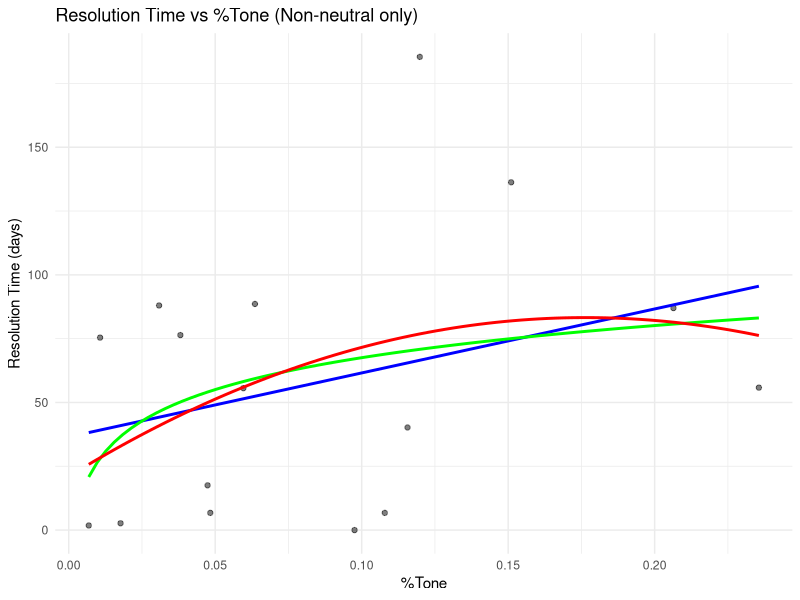
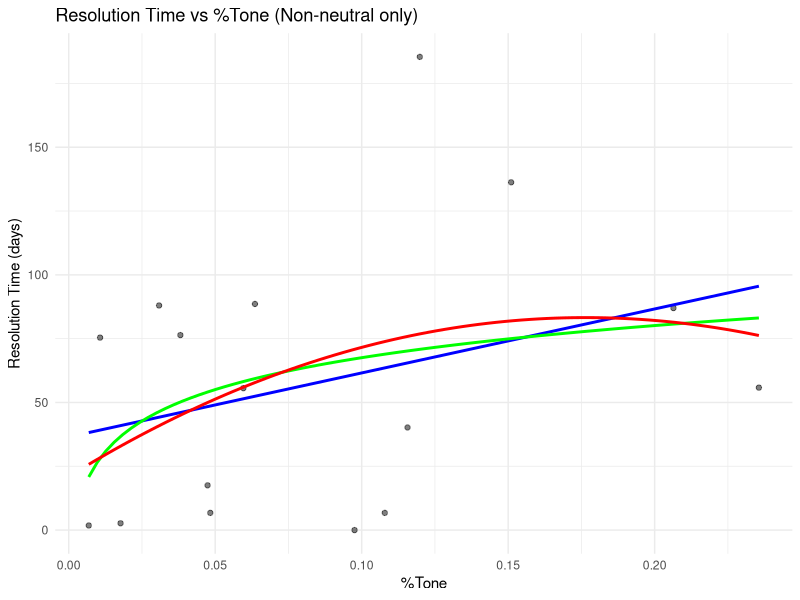

Write R code to recreate these figures, in order.
library(ggplot2)

resolved <- read.csv("tone-relevance_analyzed.csv")

# Fix column names
names(resolved)[names(resolved) == "X.tone"] <- "percent_tone"
names(resolved)[names(resolved) == "X.relevance"] <- "percent_relevance"

# Ensure numeric
resolved$resolutiontime <- as.numeric(resolved$resolutiontime)
resolved$percent_tone   <- as.numeric(resolved$percent_tone)

# Keep only rows where tone is positive AND finite
resolved_clean <- subset(
  resolved,
  percent_tone > 0 &
    is.finite(percent_tone) &
    is.finite(resolutiontime)
)

# Add constant for log model
resolved_clean$percent_tone_adj <- resolved_clean$percent_tone + 0.001

# Remove any remaining non-finite values
resolved_clean <- resolved_clean[
  is.finite(resolved_clean$percent_tone_adj) &
    is.finite(resolved_clean$resolutiontime),
]

# Models

model_linear <- lm(resolutiontime ~ percent_tone, data = resolved_clean)
summary(model_linear)

model_log <- lm(resolutiontime ~ log(percent_tone_adj), data = resolved_clean)
summary(model_log)

model_quad <- lm(resolutiontime ~ percent_tone + I(percent_tone^2), data = resolved_clean)
summary(model_quad)


# Export
linear_summary <- as.data.frame(summary(model_linear)$coefficients)
log_summary    <- as.data.frame(summary(model_log)$coefficients)
quad_summary   <- as.data.frame(summary(model_quad)$coefficients)

linear_summary$model <- "Linear"
log_summary$model    <- "Logarithmic"
quad_summary$model   <- "Quadratic"

all_models <- rbind(linear_summary, log_summary, quad_summary)
write.csv(all_models, "tone_regression_summaries.csv", row.names = TRUE)

# ---- PLOT ----

ggplot(resolved_clean, aes(x = percent_tone, y = resolutiontime)) +
  geom_point(alpha = 0.5) +
  stat_smooth(method = "lm", formula = y ~ x, se = FALSE, color = "blue") +
  stat_smooth(method = "lm", formula = y ~ log(x + 0.001), se = FALSE, color = "green") +
  stat_smooth(method = "lm", formula = y ~ poly(x, 2, raw = TRUE), se = FALSE, color = "red") +
  labs(
    title = "Resolution Time vs %Tone (Non-neutral only)",
    x = "%Tone",
    y = "Resolution Time (days)"
  ) +
  theme_minimal()

ggsave("tone_vs_resolutiontime.png", width = 8, height = 6, dpi = 300)
